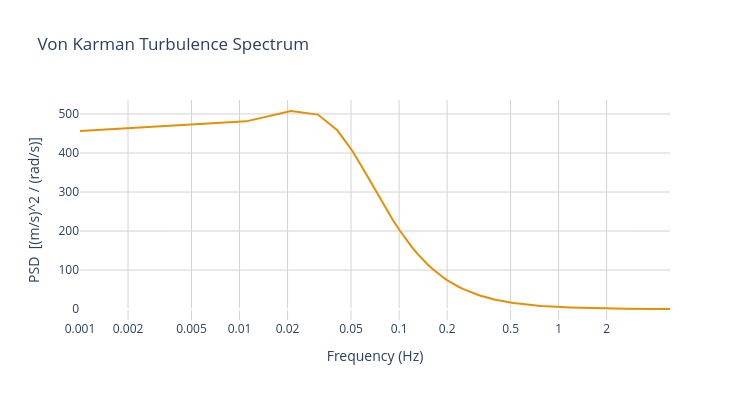

The notebook cell this image was saved under:
### Markdown cell above
Ratio = 0.957 — this is expected and acceptable. The shortfall (~4.3%) is because our frequency grid is truncated at 4.991 Hz (31.4 rad/s), while the true Von Kármán spectrum has infinite bandwidth with a slowly decaying tail above 5 Hz. For this analysis all aircraft structural modes are below 5 Hz, so the truncation has no effect on our results.

### Code cell
import plotly.graph_objects as go

fig = go.Figure()
fig.add_trace(go.Scatter(
    x=freq, y=PHI_vk,
    mode='lines',
    line=dict(color='#E09107', width=2),
    name='Von Karman'
))
fig.update_layout(
    title='Von Karman Turbulence Spectrum',
    xaxis=dict(title='Frequency (Hz)', type='log'),
    yaxis=dict(title='PSD  [(m/s)^2 / (rad/s)]'),
    plot_bgcolor='white', width=750, height=400
)
fig.update_xaxes(
    showgrid=True, gridcolor='lightgrey',
    type='log',
    tickvals=[0.001, 0.002, 0.005, 0.01, 0.02, 0.05, 0.1, 0.2, 0.5, 1, 2, 5],
    ticktext=['0.001','0.002','0.005','0.01','0.02','0.05','0.1','0.2','0.5','1','2','5']
)

fig.update_yaxes(showgrid=True, gridcolor='lightgrey')
fig.show()

print(f"Peak PSD at f = {freq[np.argmax(PHI_vk)]:.4f} Hz  ->  {np.max(PHI_vk):.4f} (m/s)^2/(rad/s)")

### Figure 1 — Plotly figure (JSON) as saved in the notebook; plotly's stock layout.template omitted (floating-point values rounded to 4 significant figures; data arrays with more than 128 entries replaced by an {"elided": "..."} marker saying what was removed)
{"data": [{"line": {"color": "#E09107", "width": 2}, "mode": "lines", "name": "Von Karman", "type": "scatter", "x": {"elided": "500 float values"}, "y": {"elided": "500 float values"}}], "layout": {"height": 400, "plot_bgcolor": "white", "title": {"text": "Von Karman Turbulence Spectrum"}, "width": 750, "xaxis": {"gridcolor": "lightgrey", "showgrid": true, "ticktext": ["0.001", "0.002", "0.005", "0.01", "0.02", "0.05", "0.1", "0.2", "0.5", "1", "2", "5"], "tickvals": [0.001, 0.002, 0.005, 0.01, 0.02, 0.05, 0.1, 0.2, 0.5, 1, 2, 5], "title": {"text": "Frequency (Hz)"}, "type": "log"}, "yaxis": {"gridcolor": "lightgrey", "showgrid": true, "title": {"text": "PSD  [(m/s)^2 / (rad/s)]"}}}}
